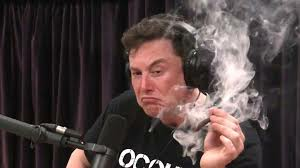
#> input picture ex03/elon.png, 300 x 168 px
$ python ColorFilter.py
#> lines starting #> are read from the running program, lines starting #| are printed output that depends on the picture; after the words box and inside, x2 and y2 are one past the last pixel; in counts of white or black regions, pixels touching at a corner belong together
### ex03/ImageProcessor.py
import matplotlib.pyplot as plt
import matplotlib.image as mpimg
import numpy as np


class ImageProcessor():

    def load(self, path):
#> called with path = 'elon.png'
        img = mpimg.imread(path)
#> img is the input picture: shape (168, 300, 3) float32; mean R, G, B 0.312, 0.261, 0.256
        print("Loading image of dimensions " + str(len(img)) + " x "
              + str(len(img[0])))
#| Loading image of dimensions 168 x 300
        return np.array(img)

    def display(self, array):
        plt.imshow(array)
        plt.show()


# [6 lines that do not run on import are left out]

### ex03/ColorFilter.py
import numpy as np


class ColorFilter:
    @staticmethod
    def invert(a):
        return 1 - a
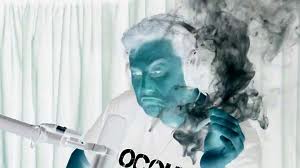
#> returned value: shape (168, 300, 3) float32; mean of channels 0, 1, 2 0.689, 0.739, 0.744; drawn as R, G, B

    @staticmethod
    def to_blue(a):
        s = a.shape
        z = np.zeros(s)
        for x in range(s[0]):
            for y in range(s[1]):
                z[x][y][2] = a[x][y][2]
        return z

    @staticmethod
    def to_green(a):
        return a * [0.0, 1.0, 0.0]
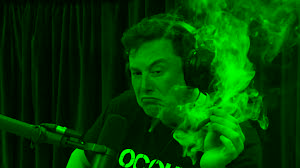
#> returned value: shape (168, 300, 3) float64; mean of channels 0, 1, 2 0, 0.261, 0; drawn as R, G, B

    @staticmethod
    def to_red(a):
        b = ColorFilter.to_blue(a)
#> after the loop in to_blue, `for x in range(s[0]):`:
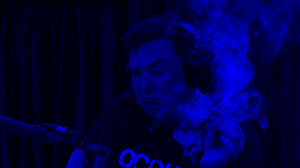
#> z: shape (168, 300, 3) float64; mean R, G, B 0, 0, 0.256
        g = ColorFilter.to_green(a)
        r = a - b - g
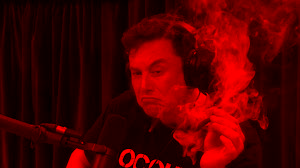
#> r: shape (168, 300, 3) float64; mean R, G, B 0.312, 0, 0
        return r

    @staticmethod
    def celluloid(a, g=5):
#> called with g = 5
        ls = np.linspace(0.0, 1.0, g)
        s = a.shape
#> s = (168, 300, 3)
        for x in range(s[0]):
            for y in range(s[1]):
                for z in range(3):
                    for i in range(g):
                        if a[x][y][z] < ls[i]:
                            a[x][y][z] = ls[i]
                            break
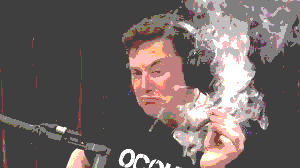
#> a: shape (168, 300, 3) float32; mean R, G, B 0.437, 0.395, 0.389
        return a

    @staticmethod
    def to_grayscale(a, f):
#> called with f = 'w'
        s = a.shape
#> s = (168, 300, 3)
        if f == 'w' or f == 'weighted':
            g = [0.299, 0.587, 0.114]
            for x in range(s[0]):
                for y in range(s[1]):
                    a[x][y] = (a[x][y] * g).sum()
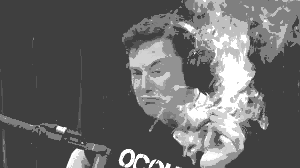
#> a: shape (168, 300, 3) float32; 18.1% of pixels changed, all inside (x1, y1, x2, y2) = (0, 0, 300, 168)
            return a
        if f == 'm' or f == 'mean':
            for x in range(s[0]):
                for y in range(s[1]):
                    a[x][y] = a[x][y].sum() / 3
            return a


if __name__ == "__main__":
    from ImageProcessor import ImageProcessor

    cf = ColorFilter()
    IP = ImageProcessor()
    img = IP.load("elon.png")
    IP.display(img)

    img_i = cf.invert(img)
    IP.display(img_i)

    img_g = cf.to_green(img)
    IP.display(img_g)

    img_r = cf.to_red(img)
    IP.display(img_r)

    img_b = cf.to_blue(img)
    IP.display(img_b)

    img_cl = cf.celluloid(img)
    IP.display(img_cl)

    img_w = cf.to_grayscale(img, 'w')
    IP.display(img_w)

    img_w2 = cf.to_grayscale(img, 'w')
    IP.display(img_w2)
